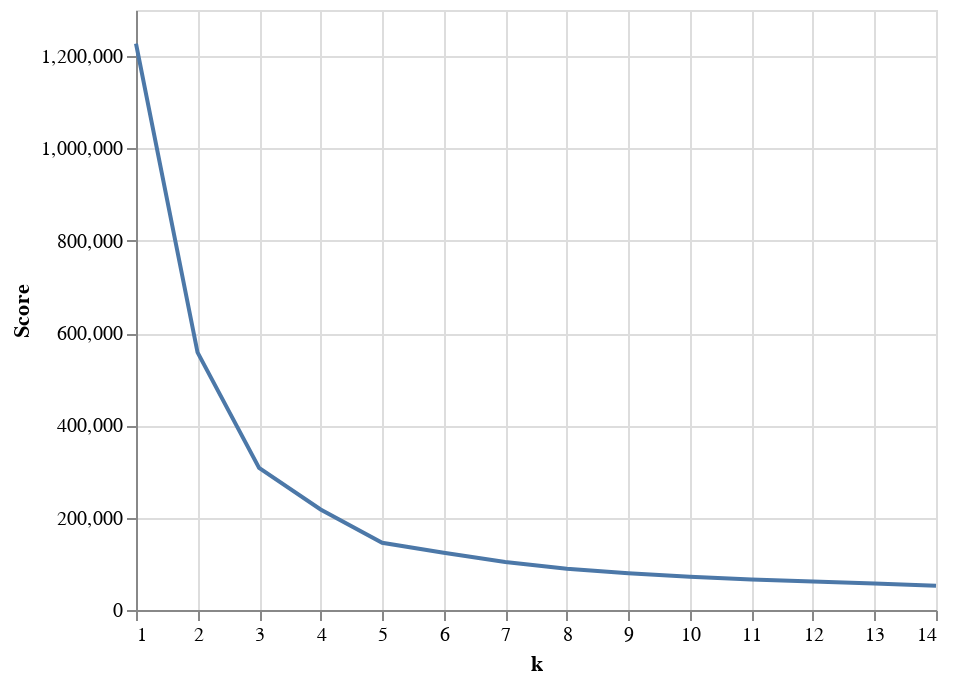

Write notebook code for a chart like this one.
### Code cell
# We can use k-Means to find general clusters of like players in our data 
#(i.e., without a specific player in mind)

# Run k-Means on the data. Notice that this doesn't show us too much yet
runKMeans(df, 5)

# Choose the best k for k-Means. Let's give it a really big range
# to start with. Notice that I'm using a constant here so we can just
# change this value in one place to test different ranges

MAX_K = 15

scores = []
for k in range(1, MAX_K):
    model = runKMeans(df, k)
    
    # Inertia corresponds to the sum squared distances between points
    # and their centroids/means
    scores.append(model.inertia_)
    
# Let's create a dataframe so we can visualize performance for different ks 
# and choose the best one. In this case, a good k is between 5 and 10: we 
# see consistent performance gains but aren't likely to overfit
scoresDf = pd.DataFrame()
scoresDf["k"] = range(1, MAX_K)
scoresDf["Score"] = scores

alt.Chart(scoresDf).mark_line().encode(
    x = "k",
    y = "Score"
)

### Figure 1 — Vega-Lite specification as saved in the notebook (floating-point values rounded to 4 significant figures)
{"config": {"view": {"continuousWidth": 400, "continuousHeight": 300}}, "data": {"name": "data-8c31a5a9a382cc1d7b7740602405d52b"}, "mark": "line", "encoding": {"x": {"type": "quantitative", "field": "k"}, "y": {"type": "quantitative", "field": "Score"}}, "$schema": "https://vega.github.io/schema/vega-lite/v4.8.1.json", "datasets": {"data-8c31a5a9a382cc1d7b7740602405d52b": [{"k": 1, "Score": 1227000.0}, {"k": 2, "Score": 558200.0}, {"k": 3, "Score": 307800.0}, {"k": 4, "Score": 217800.0}, {"k": 5, "Score": 145700.0}, {"k": 6, "Score": 123900.0}, {"k": 7, "Score": 103800.0}, {"k": 8, "Score": 89140.0}, {"k": 9, "Score": 79420.0}, {"k": 10, "Score": 72190.0}, {"k": 11, "Score": 66290.0}, {"k": 12, "Score": 61870.0}, {"k": 13, "Score": 57160.0}, {"k": 14, "Score": 52640.0}]}}
